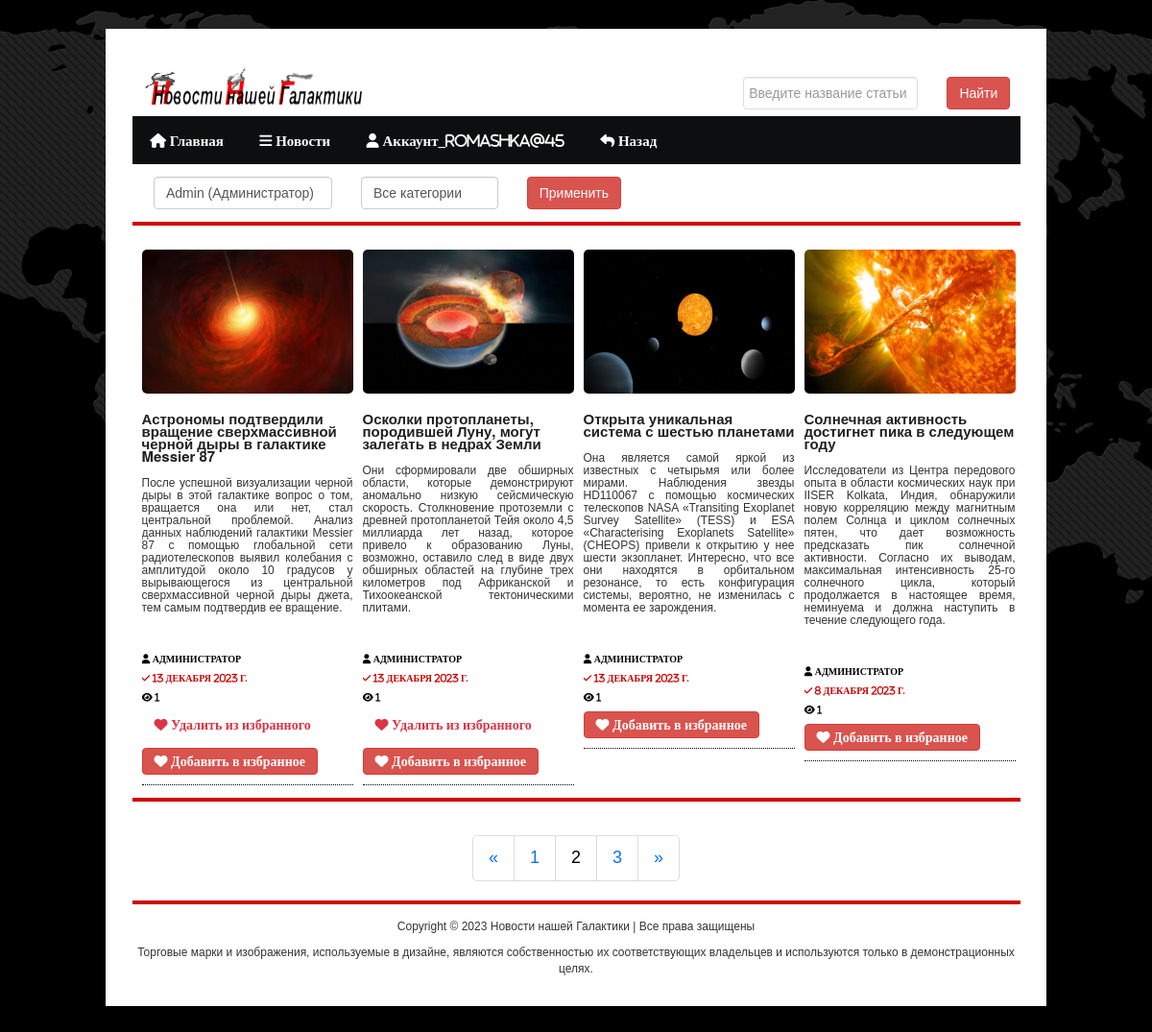
The app's page /news/?page=2 (signed in), older data.
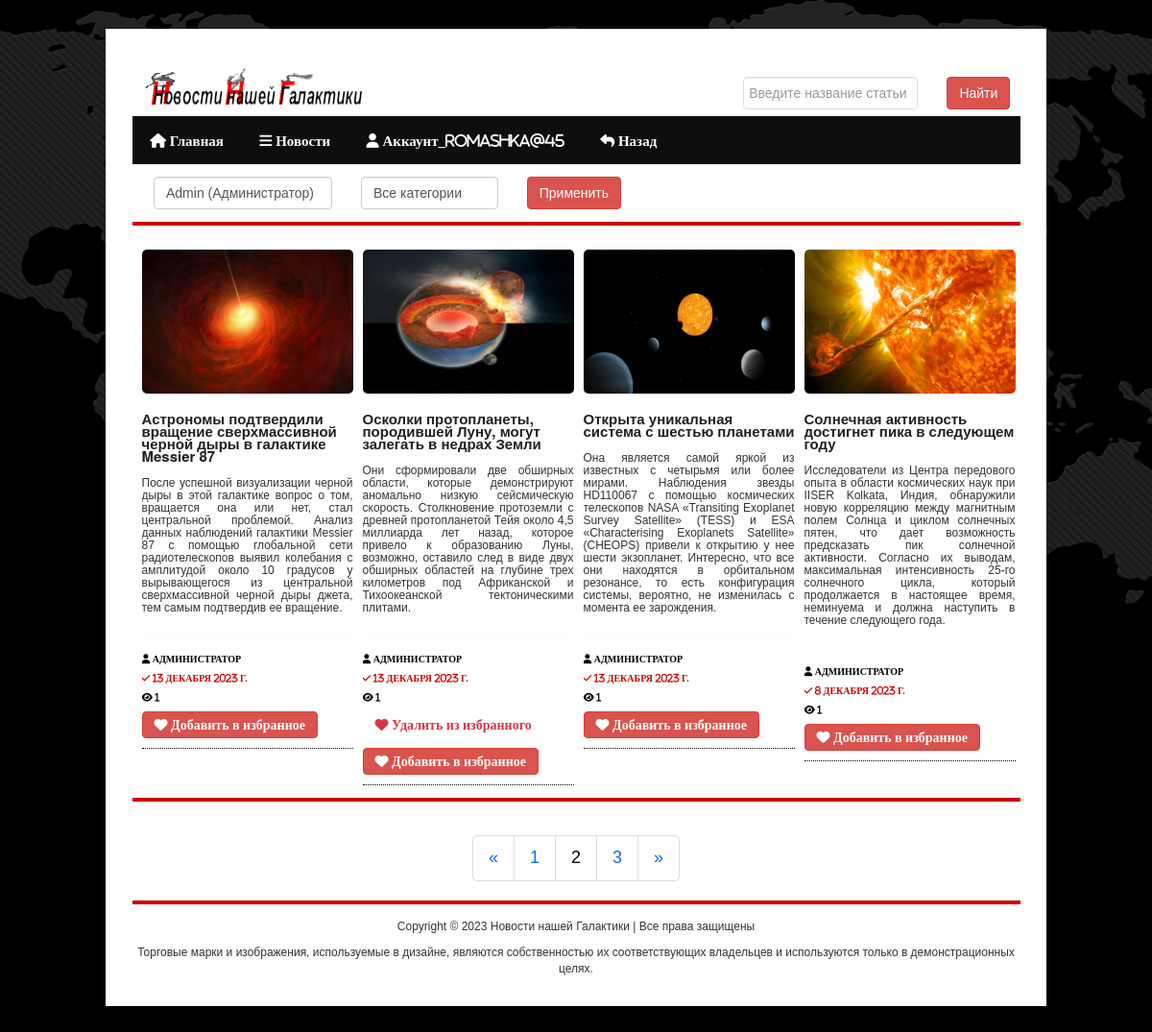
The same page, newer data.
### news/models.py (models this page shows, shortened)
class Image(models.Model):
    article = models.ForeignKey(Article, on_delete=models.CASCADE)
    title = models.CharField(max_length=150, blank=True)
    image = models.ImageField(upload_to='news_images/', blank=True, null=True)
    class Meta:
        ordering = ['title']
        verbose_name = 'Фото'
        verbose_name_plural = 'Фото'

class Article(models.Model):
    categories_list = (('A', 'Астрономия'),
                  ('K', 'Космонавтика'),
                  ('AF', 'Астрофизика'),
                  ('G', 'Геология'))
    author = models.ForeignKey(User, on_delete=models.CASCADE, null=True, verbose_name='Автор')
    title = models.CharField('Название новости', max_length=150, default='', validators = [MinLengthValidator(10)], null=False)
    anouncement = models.TextField('Аннотация', max_length=1250, validators = [MinLengthValidator(10)], null=False)
    source = models.URLField('Источник', null=True)
    sourcename = models.CharField('Название источника', max_length=150, validators = [MinLengthValidator(2)], null=False)
    text = RichTextField('Текст новости', validators = [MinLengthValidator(50)], null=False)
    date = models.DateTimeField('Дата публикации', auto_created=True)
    categories = models.CharField(choices=categories_list, max_length=20, verbose_name='Категории')
    tags = models.ManyToManyField(to=Tag, blank=True)
    status = models.BooleanField(default=False, verbose_name='Опубликовано')
    objects = models.Manager()
    published = PublishedManager()
    def get_absolute_url(self):
        return f'/news/{self.pk}'
    def get_views(self):
        return self.views.count()
    class Meta:
        ordering = ['title','date']
        verbose_name = 'Новость'
        verbose_name_plural = 'Новости'

### users/models.py (models this page shows, shortened)
class Account(models.Model):
    gender_choices = (('М', 'Мужской'),
                      ('Ж', 'Женский'),
                      ('N/A', 'Не определен'))
    user = models.OneToOneField(User, on_delete=models.CASCADE,
                                primary_key=True, verbose_name='Пользователь')
    nickname = models.CharField(max_length=100, verbose_name='Псевдоним')
    birthdate = models.DateField(null=True, blank=True, verbose_name='День рождения')
    gender = models.CharField(choices=gender_choices, max_length=20, verbose_name='Пол', null=True, blank=True)
    account_image = models.ImageField(default='default.jpg',
                                      upload_to='account_images', verbose_name='Фото аккаунта')
    class Meta:
        ordering = ['user','gender']
        verbose_name = 'Аккаунт'
        verbose_name_plural = 'Аккаунты'

class FavoriteArticle(models.Model):
    user = models.ForeignKey(User,on_delete=models.CASCADE,null=True, verbose_name='Пользователь')
    article = models.ForeignKey(Article,on_delete=models.SET_NULL,null=True, verbose_name='Новость')
    create_at = models.DateTimeField(auto_now_add=True, verbose_name='Дата добавления')
    class Meta:
        ordering = ['create_at','article','user']
        verbose_name = 'Избранное'
        verbose_name_plural = 'Избранное'

### news/views.py (the view)
# urls.py: path('news/', include('news.urls')),
def news(request):
    favorite_article = FavoriteArticle.objects.filter(user=request.user)
    categories = Article.categories_list
    author_list = User.objects.filter(article__isnull=False).filter(article__status=True).distinct()
    if request.method == "POST":
        selected_author = int(request.POST.get('author_filter'))
        selected_category = int(request.POST.get('category_filter'))
        request.session['author_filter'] = selected_author
        request.session['category_filter'] = selected_category
        if selected_author == 0:
            articles = Article.published.all()
        else:
            articles = Article.published.filter(author=selected_author)
        if selected_category != 0:
            articles = articles.filter(categories__icontains=categories[selected_category-1][0])
    else:
        value = request.session.get('search_input')
        if value != None:
            articles = Article.published.filter(title__icontains=value)
        else:
            selected_author = request.session.get('author_filter')
            selected_category = request.session.get('category_filter')
            articles = Article.published.all()
            if selected_author != None and int(selected_author) != 0:
                articles = articles.filter(author=selected_author)
            else:
                selected_author = 0
            if selected_category != None and int(selected_category) != 0:
                articles = articles.filter(categories__icontains=categories[selected_category - 1][0])
            else:
                selected_category = 0
    articles = articles.order_by('-date')
    total = len(articles)
    p = Paginator(articles, 4)
    page_number = request.GET.get('page')
    page_obj = p.get_page(page_number)
    context = {
        'articles': page_obj,
        'author_list': author_list,
        'selected_author': selected_author,
        'total': total,
        'categories': categories,
        'selected_category': selected_category,
        'favorite_article': favorite_article,
    }
    return render(request, 'news/news.html', context)

### news/models.py (called while the page is built)
    def get_queryset(self):
        return super().get_queryset().filter(status=1)

### news/templates/news/news.html (shortened to what the changed rows need)
<!DOCTYPE html PUBLIC "-//W3C//DTD XHTML 1.0 Transitional//EN"
        "http://www.w3.org/TR/xhtml1/DTD/xhtml1-transitional.dtd">
{% load static %}
{% load bootstrap5 %}
{% load crispy_forms_tags %}
<html xmlns="http://www.w3.org/1999/xhtml">
<html lang="ru">
<head>
    {%bootstrap_css%}
    <link rel="stylesheet" type="text/css" href="{% static 'main/' %}assets/font/font-awesome.min.css"/>
    <link rel="stylesheet" type="text/css" href="{% static 'main/' %}assets/font/font.css"/>
    <link rel="stylesheet" type="text/css" href="{% static 'main/' %}assets/css/bootstrap.min.css" media="screen"/>
    <link rel="stylesheet" type="text/css" href="{% static 'main/' %}assets/css/style.css" media="screen"/>
    <link rel="stylesheet" type="text/css" href="{% static 'main/' %}assets/css/responsive.css" media="screen"/>
    <link rel="stylesheet" type="text/css" href="{% static 'main/' %}assets/css/jquery.bxslider.css" media="screen"/>
</head>
<body>
<div class="body_wrapper">
    <div class="center">
        {% block header %} {% include 'main/header.html' %} {% endblock %}
        <br>
        <br>
        <div class="content_area">
            {% for n in articles %}
            {% if n.image_set.all %}
            <div class="single_cat_left_content floatleft">
                        <div id="carouselControls" class="carousel slide" data-bs-ride="carousel">
                            <div class="carousel-inner">
                                {% for image in n.image_set.all %}
                                <div class="carousel-item {% if forloop.counter == 1 %} active {% endif %}">
                                    <a href="{{ n.get_absolute_url }}">
                                        <img src="{{ image.image.url }}" class="d-block w-100"
                                             style="margin:auto; height:150px; width:auto; border-radius:5px;" alt=""/>
                                    </a>
                                </div>
                                {% endfor %}
                            </div>
                        </div>
                        <h3>{{ n.title }}</h3><br>
                        <p align="justify">{{ n.anouncement }}</p>
                        <hr>
                        <p class="readmore" style="color:black"><i class="fa-solid fa-user"> {{ n.author.account.nickname }}</i></p>
                        {% if n.status == True %}
                        <p class="readmore"><i class="fa-solid fa-check"> {{ n.date.date }}</i></p>
                        {% endif %}
                        <p class="readmore" style="color:black"><i class="fa-solid fa-eye"> {{ n.get_views }}</i></p>
                        {% if request.user.id %}
                            {% for f in favorite_article %}
                                {% if f.article_id == n.id %}
                                    <p><a class="btn btn-outline-danger" href="{% url 'favorites' n.pk %}"><i class="fa-solid fa-heart"> Удалить из избранного</i></a></p>
                                {% endif %}
                            {% endfor %}
                                <p><a class="btn btn-danger" href="{% url 'favorites' n.pk %}"><i class="fa-solid fa-heart"> Добавить в избранное</i></a></p>
                        {% endif %}
            </div>
            {% endif %}
            {% endfor %}
        </div>
        <br>
        {% if total > 1 %}
        <nav aria-label="Навигация по списку новостей" pagination-border-color='red'>
            <div class="text-center">
                <ul class="pagination pagination-lg">
                    {% for p in articles.paginator.page_range %}
                    {% if articles.number == p %}
                    <li class="page-item"><a class="page-link" style="color:black;"> {{ p }}</a></li>
                    {% else %}
                    <li class="page-item"><a class="page-link" href="?page={{ p }}"> {{ p }}</a></li>
                    {% endif %}
                    {% endfor %}
                </ul>
            </div>
        </nav>
        {% endif %}
    </div>
</div>
<link rel="stylesheet" href="https://ajax.googleapis.com/ajax/libs/jqueryui/1.11.4/themes/smoothness/jquery-ui.css">
</body>

Row changes from the older to the newer data that the page shows:
removed FavoriteArticle: shows "Удалить из избранного", shown under Article "Астрономы подтвердили вращение сверхмассивной черной дыры в галактике Messier 87"
